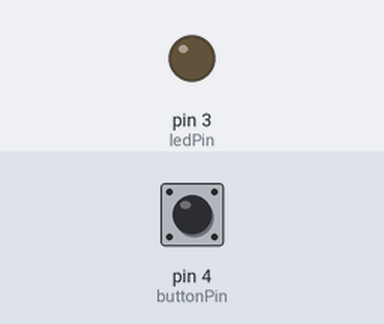
Recording of a sketch running on a simulated Arduino Uno, built with avr-gcc and run on an emulated ATmega328P. Shown: output pins drawn as LEDs (lit = HIGH). Inputs (shaded band) come from the test bench; at power-on: pin 4 (buttonPin) LOW.

Above: at 1.2 s.
1.3 s: pin 4 (buttonPin) pulled HIGH for 0.15 s
At 1.37 s:
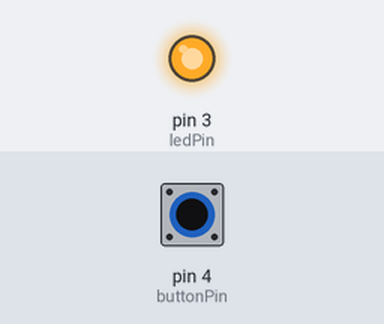
2.9 s: pin 4 (buttonPin) pulled HIGH for 3.2 s
At 6.7 s:
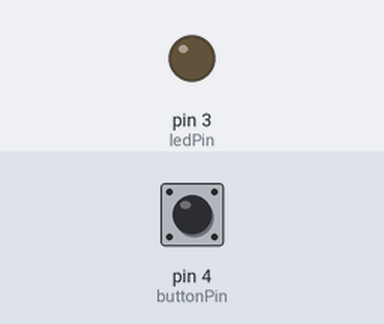
Timing chart, 0 to 8.2 s (numbered marks = the images above; inputs shaded):
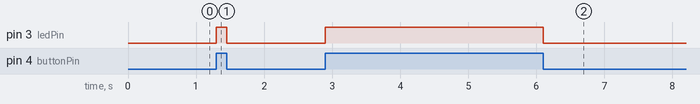

The sketch:

liga_led_arduino.ino
```cpp
const int buttonPin = 4;
const int ledPin       = 3;
int ledValue;

void setup(){
	pinMode(ledPin,OUTPUT);
	pinMode(buttonPin,INPUT);
}

void loop(){
	ledValue = digitalRead(buttonPin);
	digitalWrite(ledPin,ledValue);
}
```

Measured:
- after the input at 1.3 s, pin 3 (ledPin): LOW → HIGH at once, → LOW 0.15 s later
- after the input at 2.9 s, pin 3 (ledPin): LOW → HIGH at once, → LOW 3.2 s later
